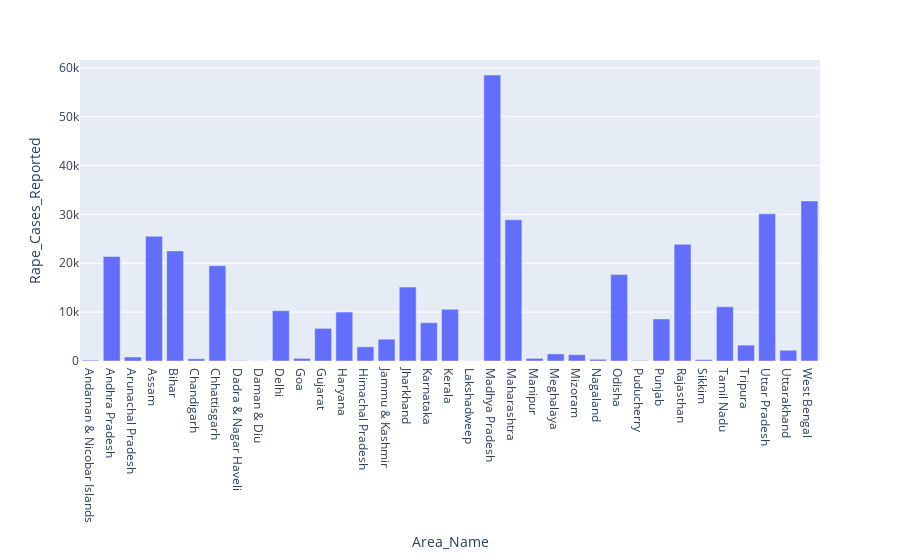

Here is the notebook cell this chart was saved with:
### Code cell
fig = px.bar(areawise_df,x='Area_Name',y='Rape_Cases_Reported')
fig.show()

### Figure 1 — Plotly figure (JSON) as saved in the notebook; plotly's stock layout.template omitted (floating-point values rounded to 4 significant figures)
{"data": [{"alignmentgroup": "True", "hovertemplate": "Area_Name=%{x}<br>Rape_Cases_Reported=%{y}<extra></extra>", "legendgroup": "", "marker": {"color": "#636efa"}, "name": "", "offsetgroup": "", "orientation": "v", "showlegend": false, "textposition": "auto", "type": "bar", "x": ["Andaman & Nicobar Islands", "Andhra Pradesh", "Arunachal Pradesh", "Assam", "Bihar", "Chandigarh", "Chhattisgarh", "Dadra & Nagar Haveli", "Daman & Diu", "Delhi", "Goa", "Gujarat", "Haryana", "Himachal Pradesh", "Jammu & Kashmir", "Jharkhand", "Karnataka", "Kerala", "Lakshadweep", "Madhya Pradesh", "Maharashtra", "Manipur", "Meghalaya", "Mizoram", "Nagaland", "Odisha", "Puducherry", "Punjab", "Rajasthan", "Sikkim", "Tamil Nadu", "Tripura", "Uttar Pradesh", "Uttarakhand", "West Bengal"], "xaxis": "x", "y": [168, 21392, 824, 25524, 22526, 454, 19502, 98, 28, 10292, 532, 6674, 10018, 2906, 4460, 15126, 7834, 10592, 14, 58512, 28892, 542, 1452, 1292, 352, 17720, 114, 8600, 23898, 290, 11076, 3248, 30106, 2202, 32756], "yaxis": "y"}], "layout": {"barmode": "relative", "legend": {"tracegroupgap": 0}, "margin": {"t": 60}, "xaxis": {"anchor": "y", "domain": [0, 1], "title": {"text": "Area_Name"}}, "yaxis": {"anchor": "x", "domain": [0, 1], "title": {"text": "Rape_Cases_Reported"}}}}
